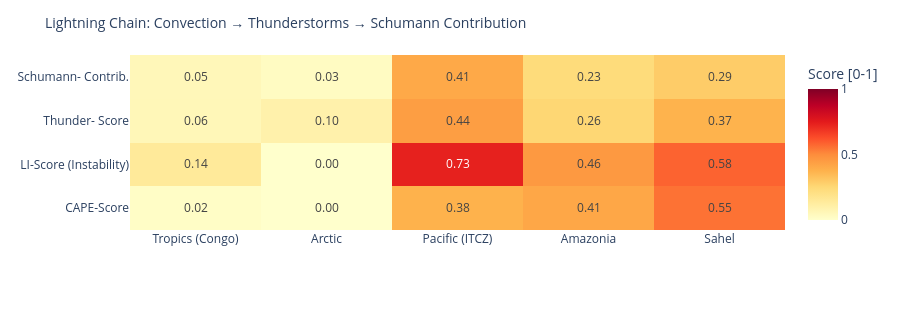

The notebook cell this image was saved under:
### Code cell
# ============================================================
# LIGHTNING CHAIN: Convection → Thunderstorms → Schumann
# Shows the causal chain per measurement point as heatmap
# ============================================================

def cape_score(v):
    """CAPE → normalized score [0,1]"""
    if v is None or pd.isna(v): return 0.0
    return min(1.0, float(v) / 3000)

def li_score(v):
    """Lifted Index: negative = unstable → score [0,1]"""
    if v is None or pd.isna(v): return 0.3
    return min(1.0, max(0.0, (-float(v) + 6) / 12))

def cloud_score(v):
    if v is None or pd.isna(v): return 0.3
    return float(v) / 100

def thunder_score(row):
    """Kombinierter Gewitterwahrscheinlichkeits-Score
    CAPE + LI + Bedeckung + WMO-Gewitter + konvektiver Niederschlag (showers)
    Hinweis: X-Ray und Kp sind kein Bestandteil – nur geomagn./solarer Kontext.
    """
    cs = cape_score(row.get('cape'))
    ls = li_score(row.get('li'))
    cl = cloud_score(row.get('cloud'))
    t  = 1.0 if row.get('thunderstorm') else 0.0
    # Convective precipitation (showers) as additional indicator
    sh = min(1.0, (row.get('showers') or 0) / 5.0)
    return round(cs * 0.30 + ls * 0.25 + cl * 0.15 + t * 0.20 + sh * 0.10, 3)

def schumann_contribution(t_score, lat):
    """Schumann contribution: higher in tropics (±30°), scaled by thunderstorm score"""
    lat_weight = max(0.3, 1.0 - abs(lat) / 60)
    return round(t_score * lat_weight, 3)

df_atm['cape_score']   = df_atm.apply(lambda r: cape_score(r['cape']), axis=1)
df_atm['li_score']     = df_atm.apply(lambda r: li_score(r['li']),    axis=1)
df_atm['thunder_score']= df_atm.apply(lambda r: thunder_score(r.to_dict()), axis=1)
df_atm['schumann_contribution'] = df_atm.apply(
    lambda r: schumann_contribution(r['thunder_score'], r['lat']), axis=1)

metrics = ['cape_score', 'li_score', 'thunder_score', 'schumann_contribution']
labels  = ['CAPE-Score', 'LI-Score\n(Instability)', 'Thunder-\nScore', 'Schumann-\nContrib.']
z_data  = [df_atm[m].tolist() for m in metrics]

fig = go.Figure(go.Heatmap(
    z=z_data,
    x=df_atm['point'].tolist(),
    y=labels,
    colorscale='YlOrRd',
    zmin=0, zmax=1,
    text=[[f'{v:.2f}' for v in row] for row in z_data],
    texttemplate='%{text}', textfont=dict(size=12),
    colorbar=dict(title='Score [0-1]')
))
fig.update_layout(
    title=dict(text='Lightning Chain: Convection → Thunderstorms → Schumann Contribution', font=dict(size=14)),
    height=310,
    plot_bgcolor='rgba(0,0,0,0)', paper_bgcolor='rgba(0,0,0,0)',
    margin=dict(l=130, r=80, t=55, b=80)
)
fig.show()

### Figure 1 — Plotly figure (JSON) as saved in the notebook; plotly's stock layout.template omitted (floating-point values rounded to 4 significant figures)
{"data": [{"colorbar": {"title": {"text": "Score [0-1]"}}, "colorscale": [[0.0, "rgb(255,255,204)"], [0.125, "rgb(255,237,160)"], [0.25, "rgb(254,217,118)"], [0.375, "rgb(254,178,76)"], [0.5, "rgb(253,141,60)"], [0.625, "rgb(252,78,42)"], [0.75, "rgb(227,26,28)"], [0.875, "rgb(189,0,38)"], [1.0, "rgb(128,0,38)"]], "text": [["0.02", "0.00", "0.38", "0.41", "0.55"], ["0.14", "0.00", "0.73", "0.46", "0.58"], ["0.06", "0.10", "0.44", "0.26", "0.37"], ["0.05", "0.03", "0.41", "0.23", "0.29"]], "textfont": {"size": 12}, "texttemplate": "%{text}", "type": "heatmap", "x": ["Tropics (Congo)", "Arctic", "Pacific (ITCZ)", "Amazonia", "Sahel"], "y": ["CAPE-Score", "LI-Score\n(Instability)", "Thunder-\nScore", "Schumann-\nContrib."], "z": [[0.01667, 0.0, 0.3767, 0.4133, 0.5533], [0.1417, 0.0, 0.7333, 0.4583, 0.5833], [0.058, 0.095, 0.442, 0.255, 0.372], [0.054, 0.028, 0.405, 0.234, 0.291]], "zmax": 1, "zmin": 0}], "layout": {"height": 310, "margin": {"b": 80, "l": 130, "r": 80, "t": 55}, "paper_bgcolor": "rgba(0,0,0,0)", "plot_bgcolor": "rgba(0,0,0,0)", "title": {"font": {"size": 14}, "text": "Lightning Chain: Convection → Thunderstorms → Schumann Contribution"}}}
